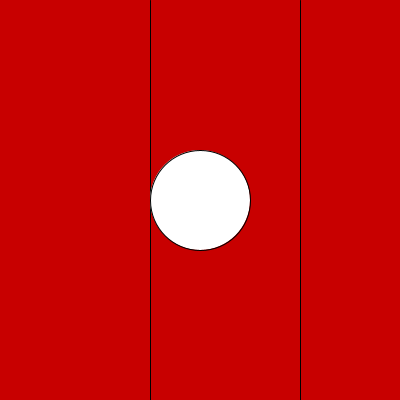
Frame 1 (no input)
Frame 60 (the mouse pressed at the canvas centre just before this capture): identical to frame 1, image omitted
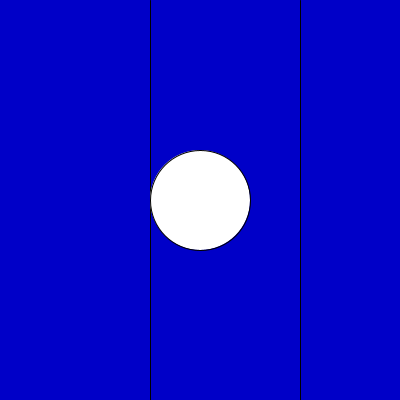
Frame 120 (the mouse held since frame 60 and released just before this capture)

The Processing sketch that drew these frames (run headless with seeded random() and noise(); from frame 60 on, the mouse is pressed at the canvas centre):

// Processing sketch: condicional_simple_multiple_2
// ── condicional_simple_multiple_2.pde
void setup(){
    size(400, 400);
}

void draw(){
  if(mouseX < 150){
    background(200,0,0);
  }else if(mouseX > 300){
    background(0,200,0);
  }else{
    background(0,0,200);
  }
  
  line(150,0, 150, height);
  line(300,0, 300, height);
  
  ellipse(200,200,100,100);
}
